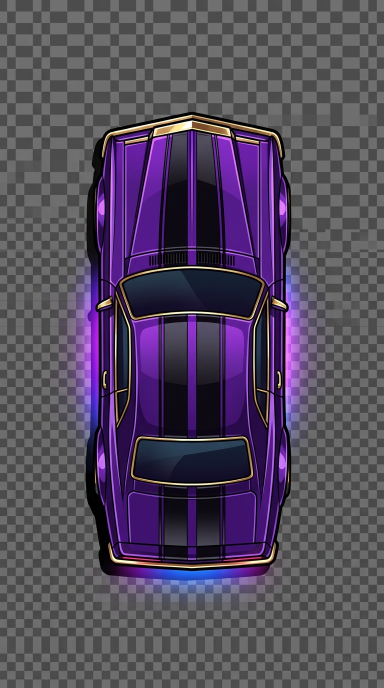
#> input picture assets/cars/player-slickback-coupe.jpeg, 768 x 1376 px (shown at 1/2 size)
$ python -i octane_assets.py   (imports and definitions only)
#> lines starting #> are read from the running program, lines starting #| are printed output that depends on the picture; after the words box and inside, x2 and y2 are one past the last pixel; in counts of white or black regions, pixels touching at a corner belong together
#!/usr/bin/env python3
"""
octane_assets.py — Octane Street Racer asset pipeline.

Turns raw art (Google Flow / Nano Banana renders, or images you generate via the
Gemini API) into spec-compliant 64x128 transparent sprites and wires them into the
game's `assetManifest` — chroma-key -> autocrop -> 64x128 -> compress -> base64 -> patch.

Subcommands
-----------
  generate   prompts.json -> Gemini image API -> raw PNGs        (needs GEMINI_API_KEY; optional)
  process    raw PNGs -> keyed/cropped/resized/compressed sprites (no network; the core)
  integrate  sprites -> patch index.html assetManifest            (inline data-URI) or assets/cars/ (files)
  pipeline   process + integrate in one go

Quick start (you already have Flow renders in ./raw)
  python octane_assets.py process   --in raw --out sprites
  python octane_assets.py integrate --in sprites --html index.html --mode inline

Install deps:  pip install pillow numpy scipy   (scipy optional; falls back if absent)

Design notes
------------
* Background key color is auto-detected from the image corners, so magenta (#FF00FF)
  and green (#00FF00) renders both work with no flag. Override with --key.
* Only background CONNECTED TO THE BORDER is removed (flood from edges), so interior
  car pixels that happen to be near the key hue are preserved. This is why the purple
  car can be shot on green and the green gas-can on magenta without punching holes.
* Despill runs only on feathered EDGE pixels, so solid body colors (e.g. the red player)
  are never desaturated.
* The procedural fallback in drawCar() is untouched — this only swaps manifest values.
* index.html is backed up to index.html.bak before any patch.
"""

import argparse, base64, io, json, os, re, shutil, subprocess, sys
from pathlib import Path

try:
    from PIL import Image, ImageFilter
    import numpy as np
except ImportError:
    sys.exit("Missing deps. Run:  pip install pillow numpy scipy")

try:
    from scipy import ndimage
    HAVE_SCIPY = True
except ImportError:
    HAVE_SCIPY = False

TARGET_W, TARGET_H = 64, 128
TARGET_KB = 20  # soft cap per sprite; warn if exceeded

# Filename -> manifest key (matches OCTANE_FLOW_MASTER_PROMPTS.md §H)
DEFAULT_MAP = {
    "player-coupe": "playerCar",
    "traffic-sedan": "trafficCar1",
    "traffic-muscle": "trafficCar2",
    "traffic-van": "trafficCar3",
    "traffic-hatch": "trafficCar4",
    "traffic-rival": "trafficCar5",
    "pickup-gas": "pickupGas",
}

NAMED_KEYS = {"magenta": (255, 0, 255), "green": (0, 255, 0),
              "blue": (0, 0, 255), "grey": (128, 128, 128), "gray": (128, 128, 128)}


# ─────────────────────────────────────────────────────────────────────────────
# Chroma key
# ─────────────────────────────────────────────────────────────────────────────
def _sample_corner_color(rgb):
    """Median color of the four 8x8 corners — robust to JPEG-ish noise."""
    h, w, _ = rgb.shape
    s = 8
    patches = np.concatenate([
        rgb[:s, :s].reshape(-1, 3), rgb[:s, -s:].reshape(-1, 3),
        rgb[-s:, :s].reshape(-1, 3), rgb[-s:, -s:].reshape(-1, 3),
    ], axis=0)
    return np.median(patches, axis=0)


def _border_connected(mask):
    """True where `mask` (background-like) is connected to the image border."""
    if HAVE_SCIPY:
        seed = np.zeros_like(mask)
        seed[0, :] = seed[-1, :] = seed[:, 0] = seed[:, -1] = True
        seed &= mask
        return ndimage.binary_propagation(seed, mask=mask)
    # Dependency-light fallback: iterative dilation from the border (bounded).
    out = np.zeros_like(mask)
    out[0, :] = out[-1, :] = out[:, 0] = out[:, -1] = True
    out &= mask
    for _ in range(max(mask.shape)):
        grown = out.copy()
        grown[1:, :] |= out[:-1, :]; grown[:-1, :] |= out[1:, :]
        grown[:, 1:] |= out[:, :-1]; grown[:, :-1] |= out[:, 1:]
        grown &= mask
        if np.array_equal(grown, out):
            break
        out = grown
    return out


def chroma_key(img, key_rgb=None, tol=0.18, feather=1.5, despill=True):
    """Remove the flat background to alpha. Returns RGBA PIL image + the key color used."""
    img = img.convert("RGBA")
    arr = np.asarray(img).astype(np.float32)
    rgb = arr[..., :3]

    key = np.array(key_rgb, np.float32) if key_rgb is not None else _sample_corner_color(rgb)
    dist = np.sqrt(((rgb - key) ** 2).sum(-1)) / (255.0 * np.sqrt(3))  # 0..1
    bg_like = dist < tol
    bg = _border_connected(bg_like)                                    # border-connected only

    alpha = np.where(bg, 0.0, 255.0).astype(np.float32)
    if feather > 0:                                                    # soft, anti-aliased edge
        alpha = np.asarray(
            Image.fromarray(alpha.astype(np.uint8)).filter(ImageFilter.GaussianBlur(feather)),
            np.float32)

    if despill:
        edge = (alpha > 0) & (alpha < 255)
        f = (1.0 - alpha / 255.0)[..., None]      # strongest where most transparent
        r, g, b = rgb[..., 0], rgb[..., 1], rgb[..., 2]
        kr, kg, kb = key
        if kr > 150 and kb > 150 and kg < 120:    # magenta key
            spill = np.maximum(0.0, (r + b) / 2.0 - g)
            corr = np.zeros_like(rgb); corr[..., 0] = spill; corr[..., 2] = spill
        elif kg > 150 and kr < 120 and kb < 120:  # green key
            spill = np.maximum(0.0, g - (r + b) / 2.0)
            corr = np.zeros_like(rgb); corr[..., 1] = spill
        else:
            corr = np.zeros_like(rgb)
        rgb = np.clip(rgb - corr * f * edge[..., None] * 0.9, 0, 255)

    out = np.dstack([rgb, alpha]).astype(np.uint8)
    return Image.fromarray(out, "RGBA"), tuple(int(x) for x in key)


# ─────────────────────────────────────────────────────────────────────────────
# Crop / resize / compress
# ─────────────────────────────────────────────────────────────────────────────
def autocrop(img, pad=2):
    bbox = img.split()[-1].getbbox()  # alpha bounding box
    if not bbox:
        return img
    l, t, r, b = bbox
    l, t = max(0, l - pad), max(0, t - pad)
    r, b = min(img.width, r + pad), min(img.height, b + pad)
    return img.crop((l, t, r, b))


def fit_canvas(img, w=TARGET_W, h=TARGET_H, fill=0.92):
    """Scale to fill ~`fill` of an w×h transparent canvas, preserving aspect, centered."""
    scale = min((w * fill) / img.width, (h * fill) / img.height)
    nw, nh = max(1, round(img.width * scale)), max(1, round(img.height * scale))
    img = img.resize((nw, nh), Image.LANCZOS)
    canvas = Image.new("RGBA", (w, h), (0, 0, 0, 0))
    canvas.paste(img, ((w - nw) // 2, (h - nh) // 2), img)
    return canvas


def compress_png(img, target_kb=TARGET_KB):
    """Return PNG bytes, smallest of pngquant (if present) and Pillow optimize."""
    base = io.BytesIO(); img.save(base, "PNG", optimize=True); best = base.getvalue()
    if shutil.which("pngquant"):
        try:
            p = subprocess.run(["pngquant", "--quality=60-90", "--strip", "--force",
                                "--output", "-", "-"],
                               input=best, capture_output=True)
            if p.returncode == 0 and 0 < len(p.stdout) < len(best):
                best = p.stdout
        except Exception:
            pass
    if len(best) > target_kb * 1024:
        print(f"    ⚠ {len(best)//1024} KB (> {target_kb} KB target) — consider a simpler sprite")
    return best


# ─────────────────────────────────────────────────────────────────────────────
# Gemini image generation (optional; needs GEMINI_API_KEY)
# ─────────────────────────────────────────────────────────────────────────────
# [20 lines left out: function gemini_generate, not called in this run]


# ─────────────────────────────────────────────────────────────────────────────
# Manifest patching
# ─────────────────────────────────────────────────────────────────────────────
MANIFEST_RE = re.compile(r"(const\s+assetManifest\s*=\s*\{)(.*?)(\};)", re.S)
TRAFFIC_RE = re.compile(r"(const\s+trafficAssetKeys\s*=\s*\[)([^\]]*)(\])")


# [26 lines left out: function patch_manifest, not called in this run]


# ─────────────────────────────────────────────────────────────────────────────
# Commands
# ─────────────────────────────────────────────────────────────────────────────
def _key_rgb(name):
    if not name:
        return None
    if name.lower() in NAMED_KEYS:
        return NAMED_KEYS[name.lower()]
    s = name.lstrip("#")
    return tuple(int(s[i:i + 2], 16) for i in (0, 2, 4))


def process_one(src, dst, key=None, tol=0.18, feather=1.5, despill=True):
#> called with dst = 'out.png', tol = 0.18, feather = 1.5, despill = True
    img = Image.open(src)
#> img is the input picture: PIL image 768x1376 RGB; mean R, G, B 83.3, 73.4, 93.1
    # If the input already has real transparency (re-run, or an alpha PNG from Drive),
    # trust it and skip chroma-key so we don't damage clean edges.
    pre_alpha = False
    if "A" in img.getbands():
        a = np.asarray(img.convert("RGBA"))[..., 3]
        pre_alpha = (a < 16).mean() > 0.05
    if pre_alpha:
        keyed, used = img.convert("RGBA"), "pre-keyed"
    else:
        keyed, used = chroma_key(img, _key_rgb(key), tol, feather, despill)
#> in _sample_corner_color, `patches = np.concatenate([ rgb[:s, :s].reshape(-1, 3), rgb[:s, -s:].re..`: patches = 256 rows, first 8: [78, 78, 78], [78, 78, 78], [77, 77, 75], [77, 77, 75], [77, 77, 77], [77, 77, 77], [78, 78, 78], [78, 78, 78]
#> in chroma_key, `key = np.array(key_rgb, np.float32) if key_rgb is not None else _sampl..`: key = [110, 110, 110]
#> in chroma_key, `dist = np.sqrt(((rgb - key) ** 2).sum(-1)) / (255.0 * np.sqrt(3))`:
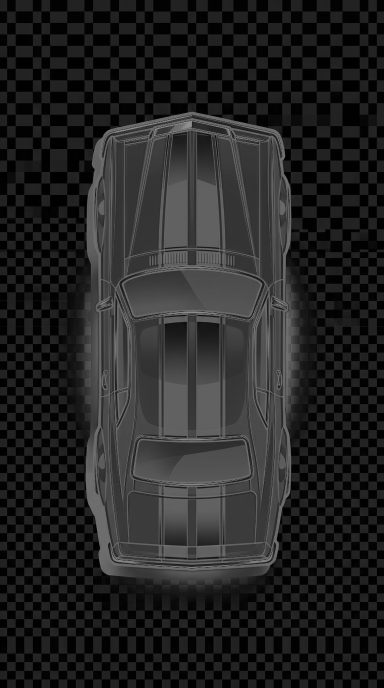
#> dist: shape (1376, 768) float32 (shown at 1/2 size); min 0, max 0.569, mean 0.146
#> in chroma_key, `bg_like = dist < tol`:
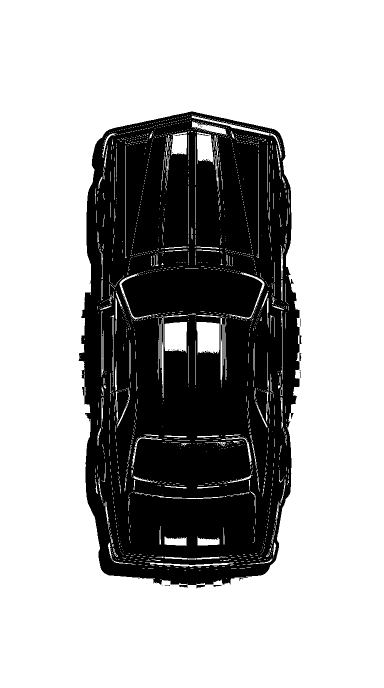
#> bg_like: shape (1376, 768) bool (shown at 1/2 size); 68.3% white; 46 black regions (40 under 20 px), largest, box (x1, y1, x2, y2) and area: (157, 223, 603, 1177) 335146, (442, 649, 444, 683) 64, (599, 706, 603, 722) 44, (427, 1170, 444, 1174) 38, (376, 1117, 391, 1119) 29, (205, 717, 206, 739) 22
#> in _border_connected, `seed &= mask`: seed: shape (1376, 768) bool; 0.41% white in thin lines or dots
#> in _border_connected, `return ndimage.binary_propagation(seed, mask=mask)`: returned value: shape (1376, 768) bool; 65.4% white; 13 black regions (10 under 20 px), largest, box (x1, y1, x2, y2) and area: (157, 223, 603, 1177) 365695, (599, 706, 603, 722) 44, (427, 1170, 444, 1174) 38
#> in chroma_key, `edge = (alpha > 0) & (alpha < 255)`:
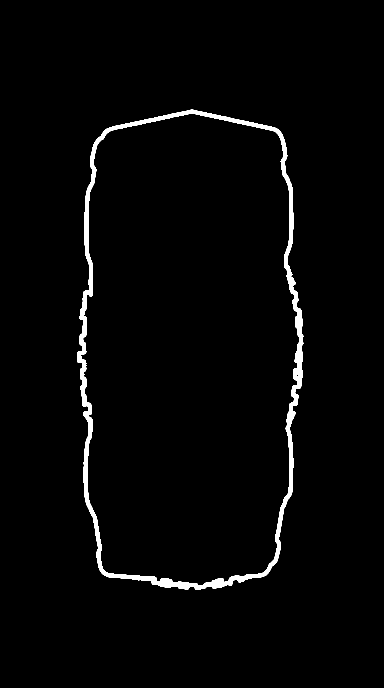
#> edge: shape (1376, 768) bool (shown at 1/2 size); 2.1% white; 1 white region, box (x1, y1, x2, y2) and area: (154, 219, 607, 1180) 22412
#> in chroma_key, `r, g, b = rgb[..., 0], rgb[..., 1], rgb[..., 2]`:
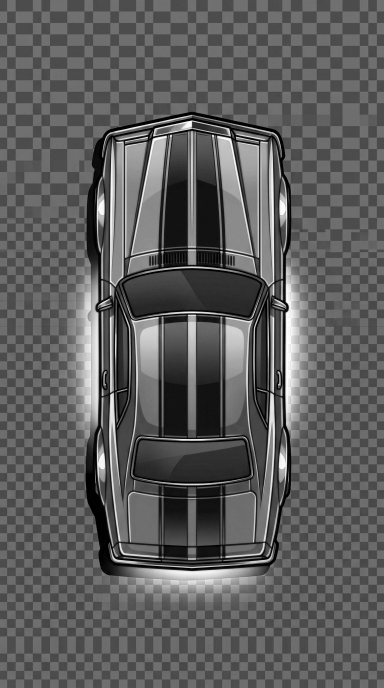
#> b: shape (1376, 768) float32 (shown at 1/2 size); min 0, max 255, mean 93.1
#> in chroma_key, `kr, kg, kb = key`: kr = 110
#> in chroma_key, `out = np.dstack([rgb, alpha]).astype(np.uint8)`:
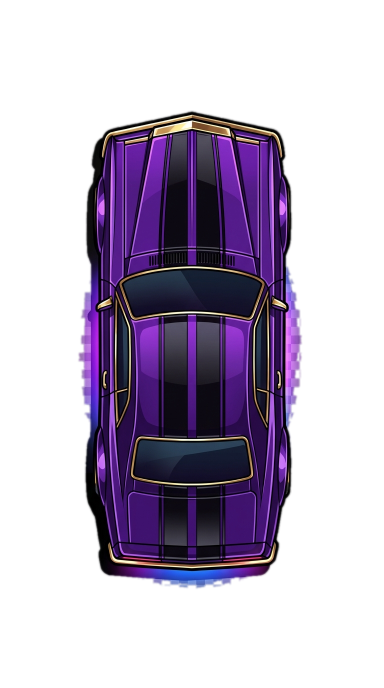
#> out: shape (1376, 768, 4) (shown at 1/2 size); mean R, G, B, A 83.3, 73.4, 93.1, 88.3; transparent parts drawn white
#> used = (110, 110, 110)
    sprite = fit_canvas(autocrop(keyed))
#> in autocrop, `bbox = img.split()[-1].getbbox()`: bbox = (154, 219, 607, 1180)
#> in autocrop, `l, t, r, b = bbox`: l = 154; t = 219; r = 607; b = 1180
#> in autocrop, `l, t = max(0, l - pad), max(0, t - pad)`: l = 152; t = 217
#> in autocrop, `r, b = min(img.width, r + pad), min(img.height, b + pad)`: r = 609; b = 1182
#> in autocrop, `return img.crop((l, t, r, b))`:
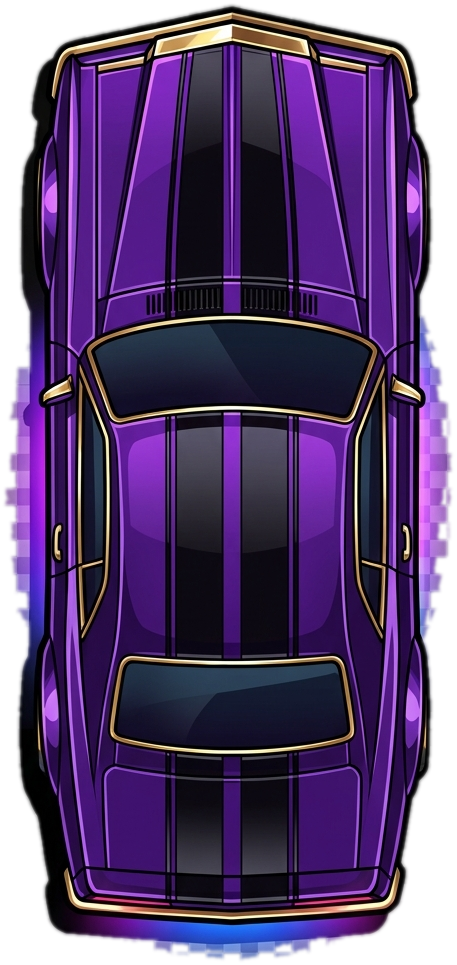
#> returned value: PIL image 457x965 RGBA; mean R, G, B, A 70.1, 46.8, 93, 211.5; transparent parts drawn white
#> in fit_canvas, `scale = min((w * fill) / img.width, (h * fill) / img.height)`: scale = 0.122
#> in fit_canvas, `nw, nh = max(1, round(img.width * scale)), max(1, round(img.height * s..`: nw = 56; nh = 118
#> in fit_canvas, `canvas = Image.new("RGBA", (w, h), (0, 0, 0, 0))`: canvas: PIL image 64x128 RGBA; every value is 0
#> in fit_canvas, `canvas.paste(img, ((w - nw) // 2, (h - nh) // 2), img)`:
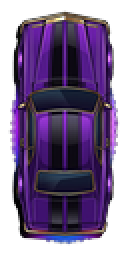
#> canvas: PIL image 64x128 RGBA (shown 2 times larger); mean R, G, B, A 43.3, 25.1, 60.5, 168.4; transparent parts drawn white
    data = compress_png(sprite)
    Path(dst).write_bytes(data)
    cov = (np.asarray(sprite)[..., 3] > 16).mean() * 100
#> cov = 68.12
    print(f"  {Path(src).name} -> {Path(dst).name}  key={used}  {len(data)//1024} KB  fill={cov:.0f}%")
#|   player-slickback-coupe.jpeg -> out.png  key=(110, 110, 110)  13 KB  fill=68%
    return data


# [112 lines left out: functions cmd_process, _resolve_map, cmd_integrate, cmd_generate, cmd_pipeline, main, not called in this run]


# [2 lines not run here, left out]

>>> result = process_one('../assets/cars/player-slickback-coupe.jpeg', 'out.png')
